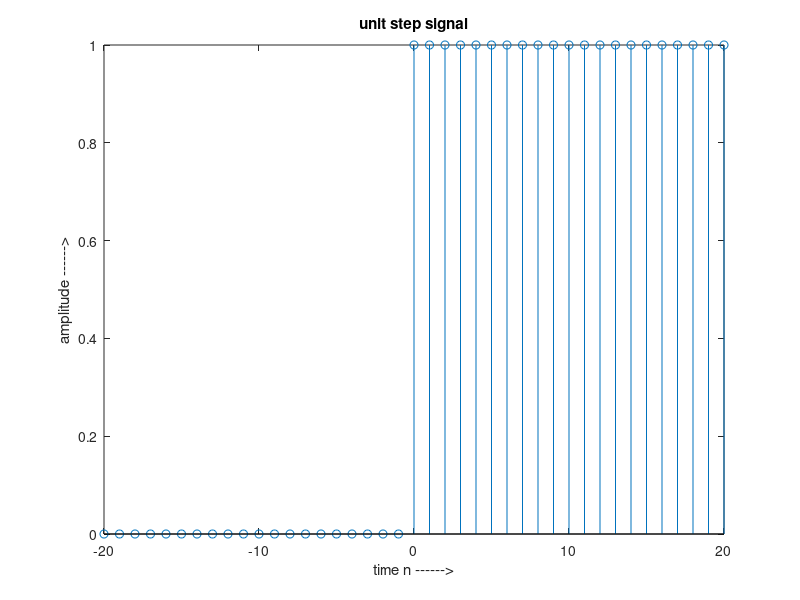

Recreate this plot in MATLAB.
clc;
n=-20:20;
L=length(n);                        % The colon operator (first:last) generates a 1-by-n matrix (or vector) of sequential numbers
                                    % from the first value to the last.
                                    % The default sequence is made up of incremental values, each 1 greater than the previous one:
                                    % A = 10:15
                                    % A = 10    11    12    13    14    15

x=zeros(1);                         % x = zeros(n) returns an n-by-n matrix of zeros.
for i=1:L
    if n(i)>=0
        x(i)=1;
    end;
end;
stem(n,x);
xlabel('time n ------>');
ylabel('amplitude ------>');
title('unit step signal');
